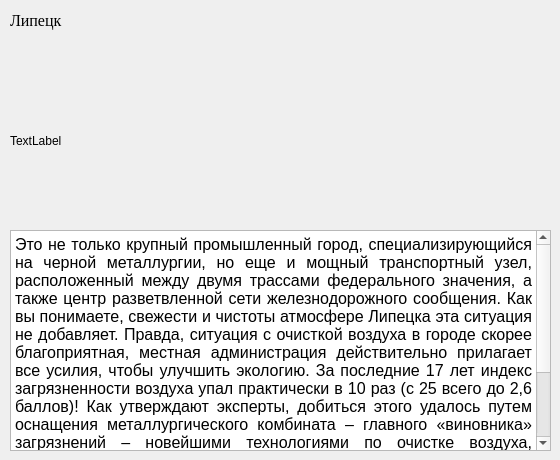
    <widget class="QWidget" name="page_lipetsk">
     <widget class="QTextEdit" name="textEdit_lipetsk">
      <property name="geometry">
       <rect>
        <x>10</x>
        <y>230</y>
        <width>541</width>
        <height>221</height>
       </rect>
      </property>
      <property name="readOnly">
       <bool>true</bool>
      </property>
      <property name="html">
       <string>&lt;!DOCTYPE HTML PUBLIC &quot;-//W3C//DTD HTML 4.0//EN&quot; &quot;http://www.w3.org/TR/REC-html40/strict.dtd&quot;&gt;
&lt;html&gt;&lt;head&gt;&lt;meta name=&quot;qrichtext&quot; content=&quot;1&quot; /&gt;&lt;style type=&quot;text/css&quot;&gt;
p, li { white-space: pre-wrap; }
&lt;/style&gt;&lt;/head&gt;&lt;body style=&quot; font-family:'MS Shell Dlg 2'; font-size:7.8pt; font-weight:400; font-style:normal;&quot;&gt;
&lt;p align=&quot;justify&quot; style=&quot; margin-top:12px; margin-bottom:12px; margin-left:0px; margin-right:0px; -qt-block-indent:0; text-indent:0px;&quot;&gt;&lt;span style=&quot; font-family:'Times New Roman'; font-size:12pt; color:#000000;&quot;&gt;Это не только крупный промышленный город, специализирующийся на черной металлургии, но еще и мощный транспортный узел, расположенный между двумя трассами федерального значения, а также центр разветвленной сети железнодорожного сообщения. Как вы понимаете, свежести и чистоты атмосфере Липецка эта ситуация не добавляет. Правда, ситуация с очисткой воздуха в городе скорее благоприятная, местная администрация действительно прилагает все усилия, чтобы улучшить экологию. За последние 17 лет индекс загрязненности воздуха упал практически в 10 раз (с 25 всего до 2,6 баллов)! Как утверждают эксперты, добиться этого удалось путем оснащения металлургического комбината – главного «виновника» загрязнений – новейшими технологиями по очистке воздуха, которые позволили сократить выбросы более чем вполовину. Но липчане не собираются останавливаться на достигнутом, к 2022 году выбросы должны уменьшиться еще на 9%. Ситуация настолько благоприятна, что поговаривают даже об исключении Липецка из программы «Чистый воздух».&lt;br /&gt;&lt;/span&gt;&lt;/p&gt;&lt;/body&gt;&lt;/html&gt;</string>
      </property>
     </widget>
     <widget class="QLabel" name="label_title_lipetsk">
      <property name="geometry">
       <rect>
        <x>10</x>
        <y>0</y>
        <width>151</width>
        <height>41</height>
       </rect>
      </property>
      <property name="font">
       <font>
        <family>Times New Roman</family>
        <pointsize>12</pointsize>
        <weight>12</weight>
        <italic>false</italic>
        <bold>false</bold>
       </font>
      </property>
      <property name="styleSheet">
       <string notr="true">font: 100 12pt &quot;Times New Roman&quot;;</string>
      </property>
      <property name="text">
       <string>Липецк</string>
      </property>
     </widget>
     <widget class="QLabel" name="label_photo_lipetsk">
      <property name="geometry">
       <rect>
        <x>10</x>
        <y>50</y>
        <width>541</width>
        <height>181</height>
       </rect>
      </property>
      <property name="text">
       <string>TextLabel</string>
      </property>
     </widget>
    </widget>
